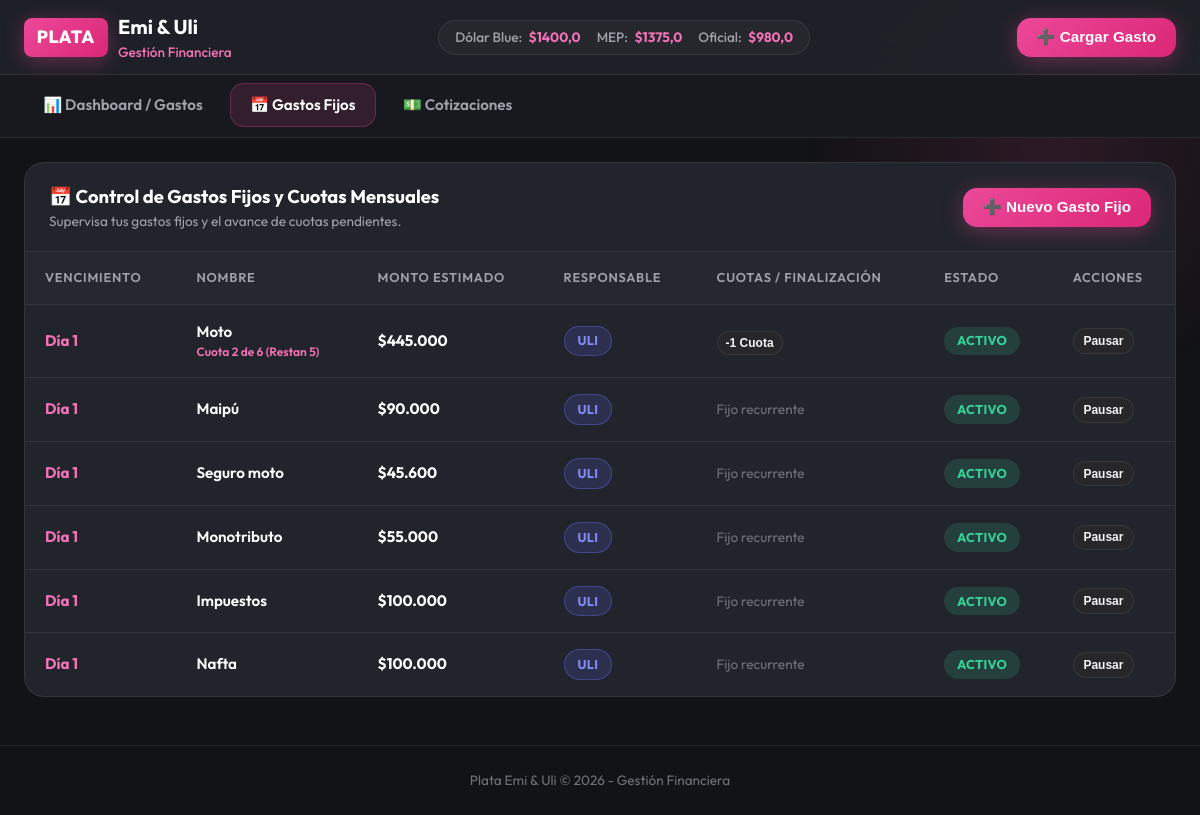
/gastos-fijos/, run on an earlier commit of the app's database.
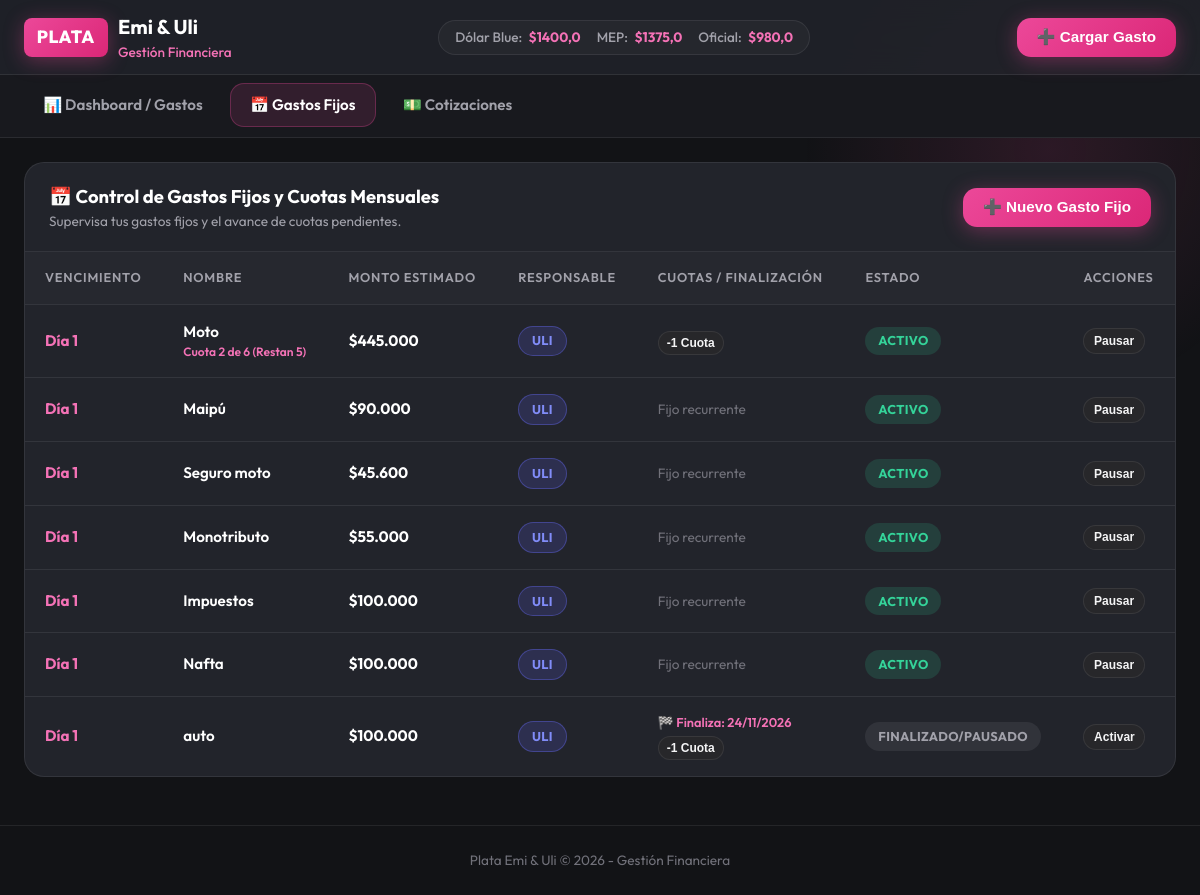
And on a later commit of the database.
### finanzas/models.py (models this page shows, shortened)
class GastoFijo(models.Model):
    nombre = models.CharField(max_length=100)
    monto_estimado = models.DecimalField(max_digits=12, decimal_places=2)
    dia_vencimiento = models.IntegerField(default=1)
    responsable = models.CharField(max_length=15, choices=ResponsableFijo.choices, default=ResponsableFijo.AMBOS)
    es_cuota = models.BooleanField(default=False)
    cuotas_totales = models.IntegerField(null=True, blank=True, default=None)
    cuotas_restantes = models.IntegerField(null=True, blank=True, default=None)
    fecha_fin_cuota = models.DateField(null=True, blank=True, help_text="Fecha o mes de finalización de la cuota")
    activo = models.BooleanField(default=True)
    notas = models.TextField(blank=True, default='')
    def cuota_actual(self):
        if self.es_cuota and self.cuotas_totales and self.cuotas_restantes is not None:
            return (self.cuotas_totales - self.cuotas_restantes) + 1
        return None
    class Meta:
        verbose_name = "Gasto Fijo"
        verbose_name_plural = "Gastos Fijos"
        ordering = ['dia_vencimiento']

### finanzas/views.py (the view, shortened to what this page needs)
# urls.py: path('gastos-fijos/', views.gastos_fijos_view, name='gastos_fijos'),
def gastos_fijos_view(request):
    context = get_base_context(request)
    gastos_fijos = GastoFijo.objects.all()
    context.update({
        'gastos_fijos': gastos_fijos,
        'active_tab': 'gastos_fijos',
    })
    return render(request, 'finanzas/gastos_fijos.html', context)

### finanzas/templatetags/currency_filters.py (called while the page is built)
@register.filter(name='punto_monto')
def punto_monto(value):
    if value is None or value == '':
        return "0"
    try:
        val = float(value)
        parts = f"{val:,.2f}".split('.')
        integer_part = parts[0].replace(',', '.')
        decimal_part = parts[1]
        if decimal_part == '00':
            return integer_part
        return f"{integer_part},{decimal_part}"
    except Exception:
        return str(value)

### finanzas/views.py (called while the page is built)
def get_base_context(request):
    dolar_rates = get_dolar_rates()
    return {
        'dolar_rates': dolar_rates,
        'tipos_division': TipoDivision.choices,
    }

### finanzas/templates/finanzas/gastos_fijos.html (shortened to what this page needs)
{% extends 'base.html' %}
{% load currency_filters %}
{% block content %}
<div class="table-container">
  <div class="table-header-box">
    <div>
      <h2 class="table-title">📅 Control de Gastos Fijos y Cuotas Mensuales</h2>
      <div style="font-size:0.85rem; color:var(--gray-400);">Supervisa tus gastos fijos y el avance de cuotas pendientes.</div>
    </div>
    <div>
      <button class="btn btn-pink" data-open-modal="modal-nuevo-gasto-fijo">➕ Nuevo Gasto Fijo</button>
    </div>
  </div>
  <table>
    <thead>
      <tr>
        <th>Vencimiento</th>
        <th>Nombre</th>
        <th>Monto Estimado</th>
        <th>Responsable</th>
        <th>Cuotas / Finalización</th>
        <th>Estado</th>
        <th>Acciones</th>
      </tr>
    </thead>
    <tbody>
      {% for gf in gastos_fijos %}
      <tr>
        <td style="font-weight:700; color:var(--pink-light);">Día {{ gf.dia_vencimiento }}</td>
        <td style="font-weight:600; color:white;">
          {{ gf.nombre }}
          {% if gf.es_cuota and gf.cuotas_totales %}
          <div style="font-size:0.75rem; color:var(--pink-light);">
            Cuota {{ gf.cuota_actual }} de {{ gf.cuotas_totales }} (Restan {{ gf.cuotas_restantes }})
          </div>
          {% endif %}
        </td>
        <td style="font-weight:700; color:white;">${{ gf.monto_estimado|punto_monto }}</td>
        <td>
          <span class="badge badge-division-{{ gf.responsable|lower }}">{{ gf.get_responsable_display }}</span>
        </td>
        <td>
          {% if gf.es_cuota %}
          <div>
            {% if gf.fecha_fin_cuota %}
            <div style="font-size:0.8rem; color:var(--pink-light); font-weight:600;">
              🏁 Finaliza: {{ gf.fecha_fin_cuota|date:"d/m/Y" }}
            </div>
            {% endif %}
            <form action="{% url 'descontar_cuota' gf.id %}" method="POST" style="margin-top:0.25rem;">
              <button type="submit" class="btn btn-secondary" style="font-size:0.75rem; padding:0.25rem 0.5rem;" title="Pagar y descontar 1 cuota">
                -1 Cuota
              </button>
            </form>
          </div>
          {% else %}
          <span style="color:var(--gray-500); font-size:0.85rem;">Fijo recurrente</span>
          {% endif %}
        </td>
        <td>
          {% if gf.activo %}
          <span class="badge" style="background:rgba(52,211,153,0.15); color:#34d399;">Activo</span>
          {% else %}
          <span class="badge" style="background:rgba(113,113,122,0.2); color:#a1a1aa;">Finalizado/Pausado</span>
          {% endif %}
        </td>
        <td>
          <form action="{% url 'toggle_gasto_fijo' gf.id %}" method="POST" style="display:inline;">
            <button type="submit" class="btn btn-secondary" style="font-size:0.75rem; padding:0.3rem 0.6rem;">
              {% if gf.activo %}Pausar{% else %}Activar{% endif %}
            </button>
          </form>
        </td>
      </tr>
      {% empty %}
      <tr>
        <td colspan="7" style="text-align:center; padding:2rem; color:var(--gray-400);">
          No hay gastos fijos registrados.
        </td>
      </tr>
      {% endfor %}
    </tbody>
  </table>
</div>
{% endblock %}

What changed in the data, as far as the page shows it:
added GastoFijo: dia_vencimiento "1", nombre "auto", monto_estimado|punto_monto "100.000", responsable "ULI", fecha_fin_cuota "24/11/2026", activo "FINALIZADO/PAUSADO"
